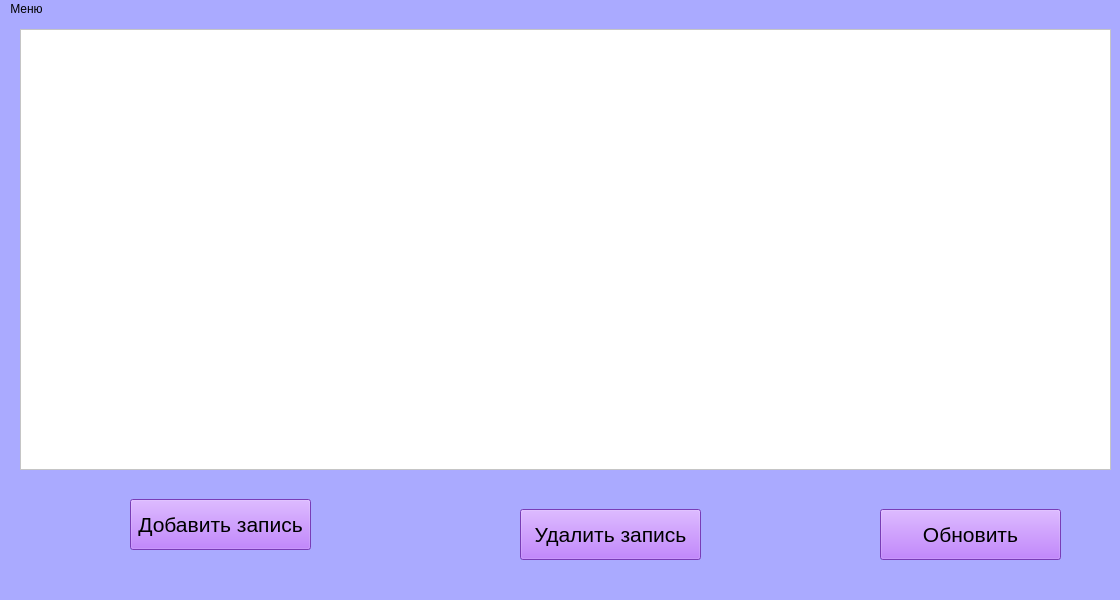
<?xml version="1.0" encoding="UTF-8"?>
<ui version="4.0">
 <class>MainWindow</class>
 <widget class="QMainWindow" name="MainWindow">
  <property name="geometry">
   <rect>
    <x>0</x>
    <y>0</y>
    <width>1120</width>
    <height>600</height>
   </rect>
  </property>
  <property name="windowTitle">
   <string>MainWindow</string>
  </property>
  <property name="styleSheet">
   <string notr="true">background-color: rgb(170, 170, 255);</string>
  </property>
  <widget class="QWidget" name="centralwidget">
   <widget class="QTableWidget" name="tableWidget">
    <property name="geometry">
     <rect>
      <x>20</x>
      <y>10</y>
      <width>1091</width>
      <height>441</height>
     </rect>
    </property>
    <property name="styleSheet">
     <string notr="true">background-color: rgb(255, 255, 255);</string>
    </property>
   </widget>
   <widget class="QPushButton" name="pushButton">
    <property name="geometry">
     <rect>
      <x>130</x>
      <y>480</y>
      <width>181</width>
      <height>51</height>
     </rect>
    </property>
    <property name="font">
     <font>
      <pointsize>16</pointsize>
     </font>
    </property>
    <property name="styleSheet">
     <string notr="true">background-color: rgb(170, 85, 255);</string>
    </property>
    <property name="text">
     <string>Добавить запись</string>
    </property>
   </widget>
   <widget class="QPushButton" name="pushButton_2">
    <property name="geometry">
     <rect>
      <x>520</x>
      <y>490</y>
      <width>181</width>
      <height>51</height>
     </rect>
    </property>
    <property name="font">
     <font>
      <pointsize>16</pointsize>
     </font>
    </property>
    <property name="styleSheet">
     <string notr="true">background-color: rgb(170, 85, 255);</string>
    </property>
    <property name="text">
     <string>Удалить запись</string>
    </property>
   </widget>
   <widget class="QPushButton" name="pushButton_3">
    <property name="geometry">
     <rect>
      <x>880</x>
      <y>490</y>
      <width>181</width>
      <height>51</height>
     </rect>
    </property>
    <property name="font">
     <font>
      <pointsize>16</pointsize>
     </font>
    </property>
    <property name="styleSheet">
     <string notr="true">background-color: rgb(170, 85, 255);</string>
    </property>
    <property name="text">
     <string>Обновить</string>
    </property>
   </widget>
  </widget>
  <widget class="QMenuBar" name="menubar">
   <property name="geometry">
    <rect>
     <x>0</x>
     <y>0</y>
     <width>1120</width>
     <height>21</height>
    </rect>
   </property>
   <widget class="QMenu" name="menu">
    <property name="title">
     <string>Меню</string>
    </property>
    <addaction name="action"/>
    <addaction name="action_2"/>
   </widget>
   <addaction name="menu"/>
  </widget>
  <widget class="QStatusBar" name="statusbar"/>
  <action name="action">
   <property name="text">
    <string>Запросы</string>
   </property>
  </action>
  <action name="action_2">
   <property name="text">
    <string>Выход</string>
   </property>
  </action>
 </widget>
 <resources/>
 <connections/>
</ui>
